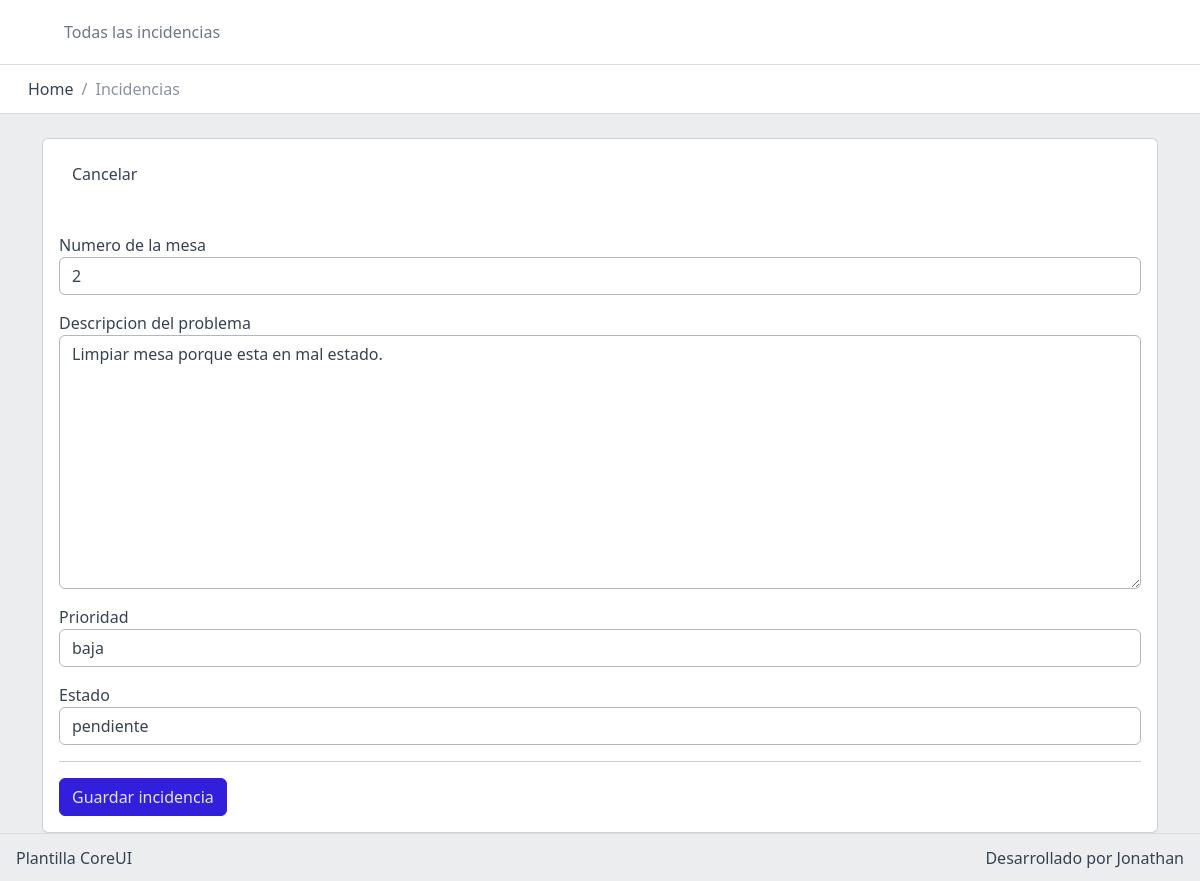
The page /php-mvc-pdo-CRUD/?c=incidents&m=edit&id=5 (signed in) on the database its author committed.
### tables this page shows
CREATE TABLE `incidents` (
  `id` int(11) NOT NULL,
  `table_number` int(11) NOT NULL,
  `description_problem` varchar(125) NOT NULL,
  `priority` varchar(50) NOT NULL,
  `state` varchar(50) NOT NULL,
  `date` date NOT NULL
);

### php-mvc-pdo-CRUD/controllers/IncidentsController.php (called while the page is built, shortened)
<?php
class IncidentsController extends Incident{
     public function edit(){
          $incident = parent::find($_GET['id']);
          require_once('views/all/header.php');
          require_once('views/all/nav.php');
          require_once('views/incident/edit.php');
          require_once('views/all/footer.php');
     }
}

### php-mvc-pdo-CRUD/models/db.php (called while the page is built)
<?php
class db{
	protected function connect(){
		try {
			$connect = new PDO('mysql:host=localhost;dbname=intelcia;charset=utf8;','root','');
			$connect->setAttribute(PDO::ATTR_ERRMODE,PDO::ERRMODE_EXCEPTION);
			return $connect;
		} catch (Exception $e) {
			die('Error db(connect) '.$e->getMessage());
		}
	}
}
?>

### php-mvc-pdo-CRUD/models/Incident.php (called while the page is built, shortened)
<?php
class Incident extends db{
	public function find($id){
		try {
			$SQL = "SELECT * FROM incidents where id = ?";
			$result = $this->connect()->prepare($SQL);
			$result->execute(array($id));
			return $result->fetch(PDO::FETCH_OBJ);
		} catch (Exception $e) {
			die($e->getMessage());
		} finally{
			$result = null;
		}
	}
}
?>

### php-mvc-pdo-CRUD/views/incident/edit.php (the view, shortened to what this page needs)
<div class="body flex-grow-1 px-3">
  <div class="container-lg">
    <div class="card">
      <div class="card-body">
       <a href="?c=incidents&m=index" class="btn btn-toggle mb-4 ">Cancelar</a>
       <div class="row">
        <div class="col-md-12">
           <form action="?c=incidents&m=update_incident&id=<?php echo $incident->id ?>" method="post">
               <div class="form-group mt-3">
                <label for="">Numero de la mesa</label>
                <input type="text" name="table_number" value="<?php echo $incident->table_number ?>" class="form-control">
               </div>
               <div class="form-group mt-3">
                <label for="">Descripcion del problema</label>
                <textarea class="form-control" name="description_problem" id="" cols="30" rows="10"><?php echo $incident->description_problem ?></textarea>
               </div>
               <div class="form-group mt-3">
                <label for="">Prioridad</label>
                 <select name="priority" id="" class="form-control">
                    <option <?php echo $incident->priority == 'baja' ? 'selected' : '' ?> value="baja">baja</option>
                 </select>
               </div>
               <div class="form-group mt-3">
                <label for="">Estado</label>
                 <select name="state" id="" class="form-control">
                    <option <?php echo $incident->state == 'pendiente' ? 'selected' : '' ?> value="pendiente">pendiente</option>
                 </select>
               </div>
                <hr>
                <button class="btn btn-primary">Guardar incidencia</button>
           </form>
        </div>
       </div>
      </div>
    </div>
  </div>
</div>

### rows shown on the page
incidents: table_number "2", description_problem "Limpiar mesa porque esta en mal estado.", priority "baja", state "pendiente"
